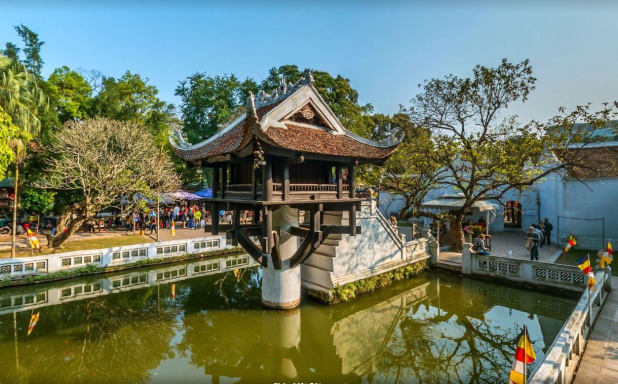
#> input picture Lab4vaBTtangcuong/exercise/chua.jpg, 1235 x 768 px (shown at 1/2 size)
$ jupyter execute 2.4.ipynb
#> lines starting #> are read from the running program, lines starting #| are printed output that depends on the picture
Chọn ngôi chùa bất kì.
Phóng to ngôi chùa lên 5 lần.
Áp dụng một biến đổi hình học tùy chỉnh (geometric transform) để tạo hiệu ứng "uốn cong" (warping) ngôi chùa.
Lưu ảnh kết quả vào pagoda_warped.jpg.

[cell 1]
# 1. Thư viện cần thiết
import cv2
import numpy as np
from PIL import Image
import matplotlib.pyplot as plt

# 2. Đọc ảnh ngôi chùa (định dạng JPG hoặc PNG đều được)
input_path = "exercise/chua.jpg"
img = cv2.imread(input_path)
#> img is the input picture: shape (768, 1235, 3); mean B, G, R 101.7, 120.8, 108.7
img = cv2.cvtColor(img, cv2.COLOR_BGR2RGB)

# 3. Phóng to ảnh 5 lần
scale_factor = 5
height, width = img.shape[:2]
#> height = 768; width = 1235
resized_img = cv2.resize(img, (width * scale_factor, height * scale_factor), interpolation=cv2.INTER_CUBIC)
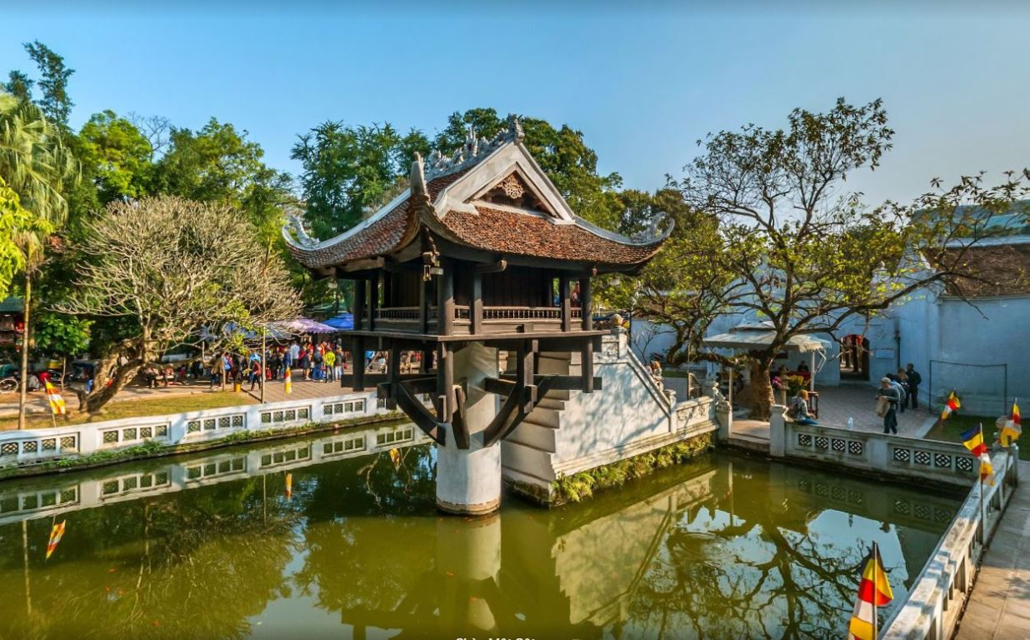
#> resized_img: shape (3840, 6175, 3) (shown at 1/6 size); mean R, G, B 108.6, 120.8, 101.8

# 4. Hàm tạo biến dạng hình học "uốn cong" (sine wave warp)
def warp_image(img):
    h, w = img.shape[:2]
#> h = 3840; w = 6175
    map_y, map_x = np.indices((h, w), dtype=np.float32)

    # Biến dạng theo trục y dựa vào sin(x)
    wave_amplitude = 40.0  # Độ cong
    wave_frequency = 2 * np.pi / 300  # Tần số

    map_y += wave_amplitude * np.sin(map_x * wave_frequency)

    warped = cv2.remap(img, map_x, map_y, interpolation=cv2.INTER_LINEAR, borderMode=cv2.BORDER_REFLECT)
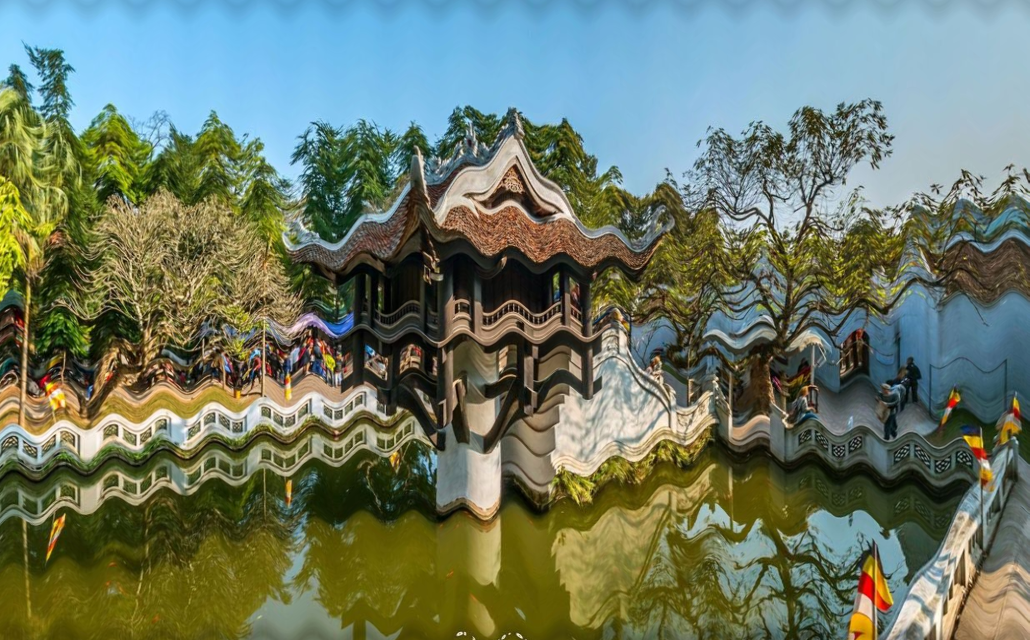
#> warped: shape (3840, 6175, 3) (shown at 1/6 size); mean R, G, B 108.7, 120.8, 101.7
    return warped

# 5. Áp dụng hiệu ứng uốn cong
warped_img = warp_image(resized_img)

# 6. Lưu kết quả ra file
output_path = "pagoda_warped.jpg"
cv2.imwrite(output_path, cv2.cvtColor(warped_img, cv2.COLOR_RGB2BGR))
print(f"✅ Ảnh đã được lưu tại: {output_path}")

# 7. Hiển thị ảnh kết quả
plt.figure(figsize=(10, 8))
plt.imshow(warped_img)
plt.axis('off')
plt.title("Pagoda Warped Effect")
plt.show()

$ run again, with Lab4vaBTtangcuong/exercise/Kiwi-fruit.jpg copied over Lab4vaBTtangcuong/exercise/chua.jpg
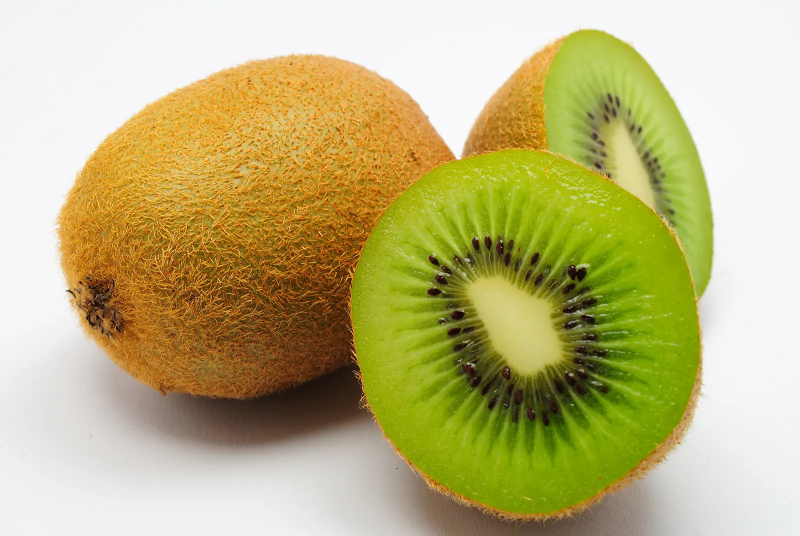
#> input picture Lab4vaBTtangcuong/exercise/Kiwi-fruit.jpg, 1600 x 1071 px (shown at 1/2 size)
#> img is the input picture: shape (1071, 1600, 3); mean B, G, R 125, 181.1, 190.2
#> `plt.show()`:
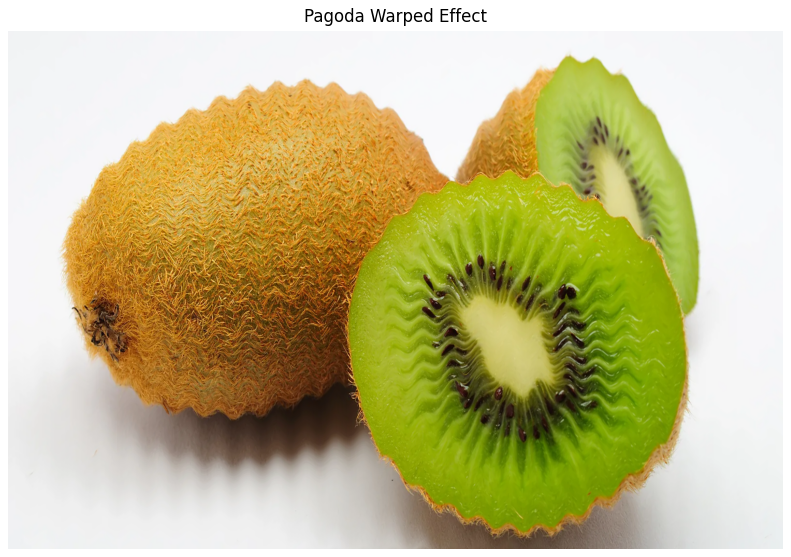
#> figure drawn by matplotlib, 1 panel

$ run again, with Lab4vaBTtangcuong/exercise/boat.jpg copied over Lab4vaBTtangcuong/exercise/chua.jpg
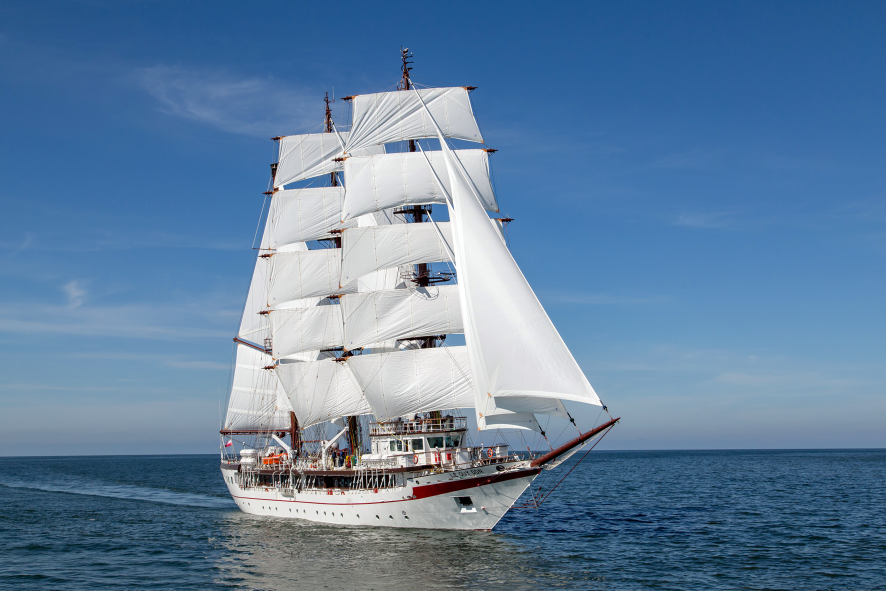
#> input picture Lab4vaBTtangcuong/exercise/boat.jpg, 1772 x 1181 px (shown at 1/2 size)
#> img is the input picture: shape (1181, 1772, 3); mean B, G, R 159.6, 128, 96.7
#> `plt.show()`:
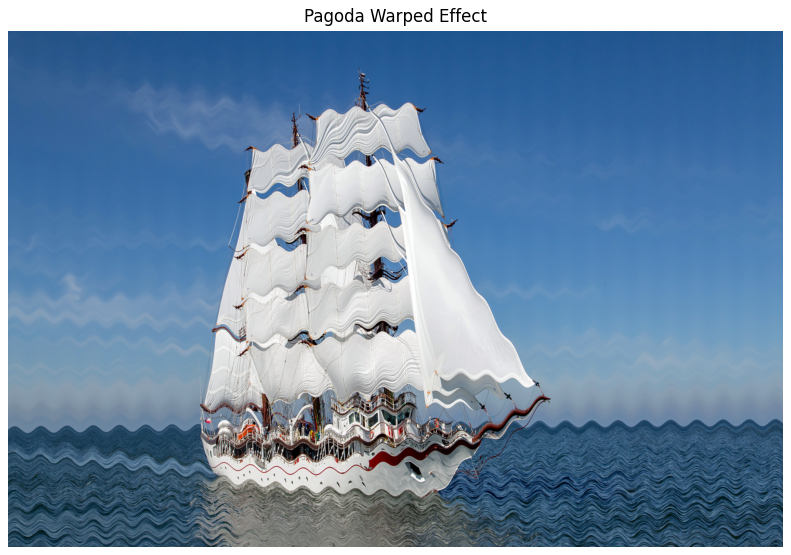
#> figure drawn by matplotlib, 1 panel

$ run again, with Lab4vaBTtangcuong/exercise/colorful-ripe-tropical-fruits.jpg copied over Lab4vaBTtangcuong/exercise/chua.jpg
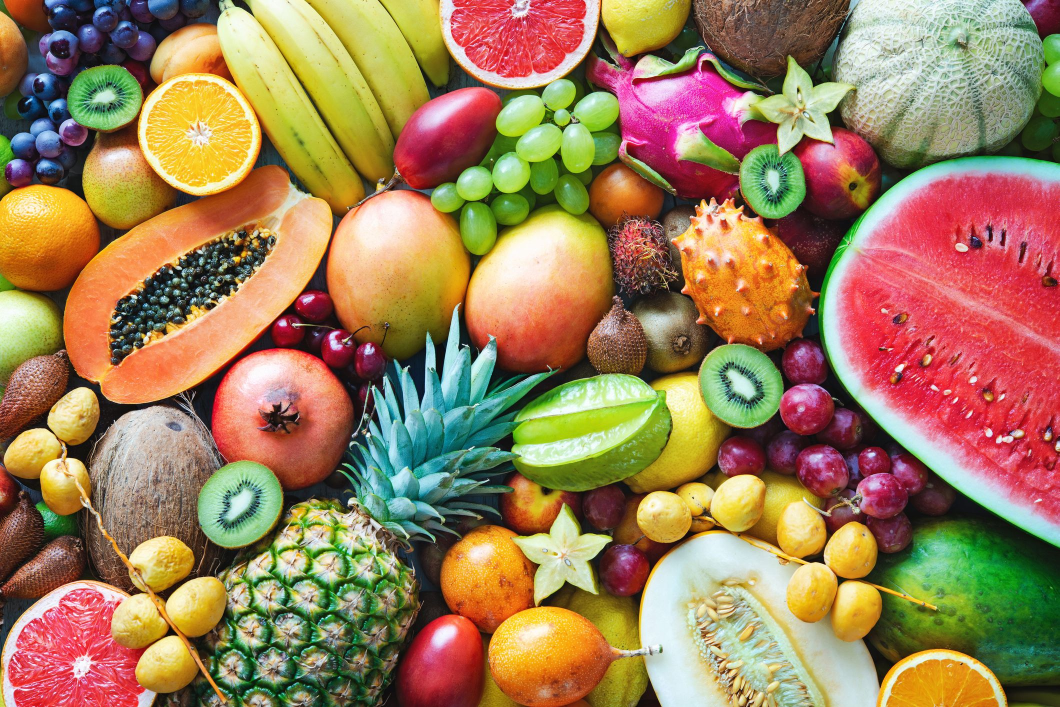
#> input picture Lab4vaBTtangcuong/exercise/colorful-ripe-tropical-fruits.jpg, 2119 x 1414 px (shown at 1/2 size)
#> img is the input picture: shape (1414, 2119, 3); mean B, G, R 88.7, 126.8, 157.9
#> `plt.show()`:
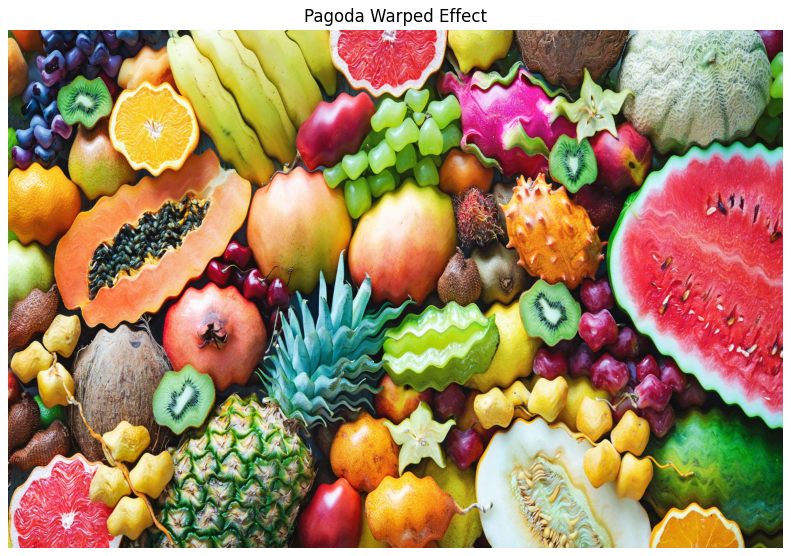
#> figure drawn by matplotlib, 1 panel
